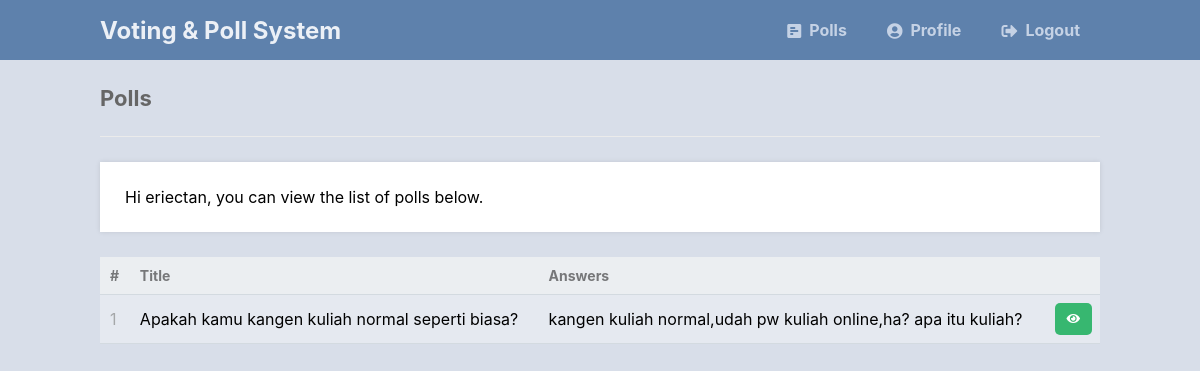
Page /index.php (signed in) on the committed database.
### tables this page shows
CREATE TABLE `polls` (
  `id` int(11) NOT NULL,
  `title` text NOT NULL,
  `desc` text NOT NULL
);

### index.php (the view, shortened to what this page needs)
<?php
include 'functions.php';
$pdo = pdo_connect_mysql();
$stmt = $pdo->query('SELECT p.*, GROUP_CONCAT(pa.title ORDER BY pa.id) AS answers FROM polls p LEFT JOIN poll_answers pa ON pa.poll_id = p.id GROUP BY p.id');
$polls = $stmt->fetchAll(PDO::FETCH_ASSOC);
?>
<?=template_header('Polls')?>
<div class="content home">
	<h2>Polls</h2>
	<p>Hi <?=$_SESSION['name']?>, you can view the list of polls below.</p>
	<table>
        <thead>
            <tr>
                <td>#</td>
                <td>Title</td>
				<td>Answers</td>
                <td></td>
            </tr>
        </thead>
        <tbody>
            <?php $num = 1; ?>
            <?php foreach ($polls as $poll): ?>
            <tr>
                <td><?=$num?></td>
                <td><?=$poll['title']?></td>
				<td><?=$poll['answers']?></td>
                <td class="actions">
				    <a href="vote.php?id=<?=$poll['id']?>" class="view" title="View Poll"><i class="fas fa-eye fa-xs"></i></a>
                </td>
            </tr>
            <?php $num++; ?>
            <?php endforeach;?>
        </tbody>
    </table>
</div>
<?=template_footer()?>

### style.css (style rules this page uses)
* { box-sizing: border-box; font-family: -apple-system, BlinkMacSystemFont, "segoe ui", roboto, oxygen, ubuntu, cantarell, "fira sans", "droid sans", "helvetica neue", Arial, sans-serif; font-size: 16px; -webkit-font-smoothing: antialiased; -moz-osx-font-smoothing: grayscale; }
body { background-color: var(--nord4); margin: 0; }
.content { width: 1000px; margin: 0 auto; }
.content h2 { margin: 0; padding: 25px 0; font-size: 22px; border-bottom: 1px solid #ebebeb; color: #666666; }
.content>p, .content>div { box-shadow: 0 0 5px 0 rgba(0, 0, 0, 0.1); margin: 25px 0; padding: 25px; background-color: #fff; }
.home table { width: 100%; padding-top: 30px; border-collapse: collapse; }
.home table thead { background-color: #ebeef1; border-bottom: 1px solid #d3dae0; }
.home table thead td { padding: 10px; font-weight: bold; color: #767779; font-size: 14px; }
.home table tbody tr { border-bottom: 1px solid #d3dae0; background-color: var(--nord5); }
.home table tbody tr td { padding: 10px; }
.home table tbody tr td:nth-child(1) { color: #a5a7a9; }
.home table tbody tr td.actions { padding: 8px; text-align: right; }
.home table tbody tr td.actions .view, .home table tbody tr td.actions .edit, .home table tbody tr td.actions .trash { display: inline-flex; text-align: right; text-decoration: none; color: #FFFFFF; padding: 10px 12px; border-radius: 5px; }
.home table tbody tr td.actions .view { background-color: #37b770; }

### nord.css (style rules this page uses)
:root { --nord0: #2e3440; --nord1: #3b4252; --nord2: #434c5e; --nord3: #4c566a; --nord4: #d8dee9; --nord5: #e5e9f0; --nord6: #eceff4; --nord7: #8fbcbb; --nord8: #88c0d0; --nord9: #81a1c1; --nord10: #5e81ac; --nord11: #bf616a; --nord12: #d08770; --nord13: #ebcb8b; --nord14: #a3be8c; --nord15: #b48ead; }

### rows in the picture
polls: title "Apakah kamu kangen kuliah normal seperti biasa?", answers "kangen kuliah normal,udah pw kuliah online,ha? apa itu kuliah?"

### other values in the picture
$_SESSION['name'] "eriectan"
